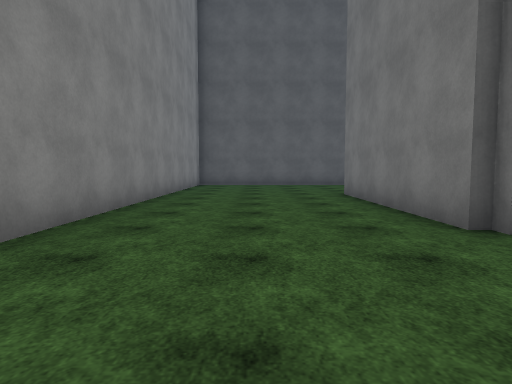
[1] (above)

16 first-person views from a walk through a Unity game level. The camera is 1.3 m above the floor, tilts 4° down and sees 75° across. The floor is counted in squares, 2 m on a side. Each view is taken from the middle of a square. On the plan, view 1 faces up. The plan holds only what a view shows up to about 10 squares ahead; the rest is blank. The place goes on beyond the plan. The player is left out. Surface patterns are stand-ins for the level's own textures.

[2]
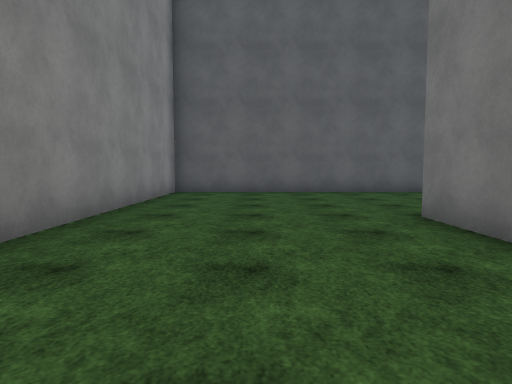

[3]
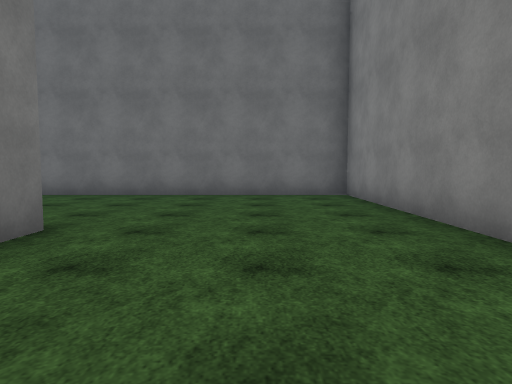

[4]
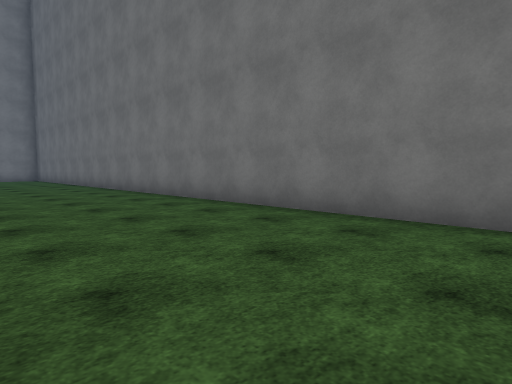

[5]
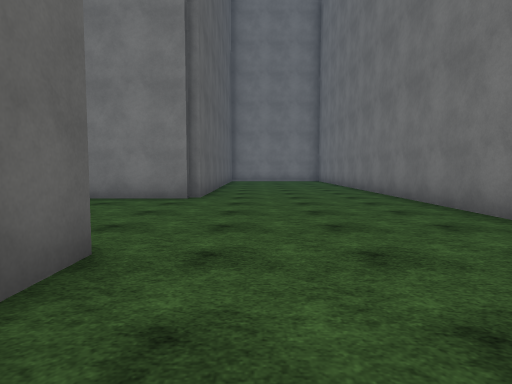

[6]
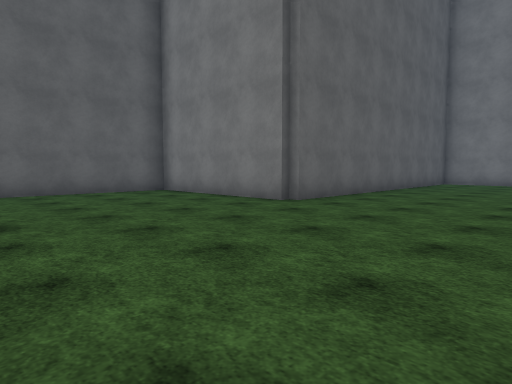

[7]
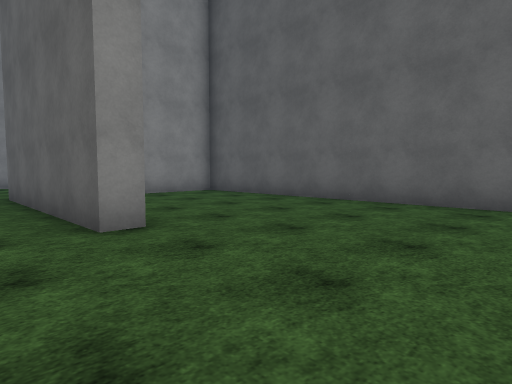

[8]
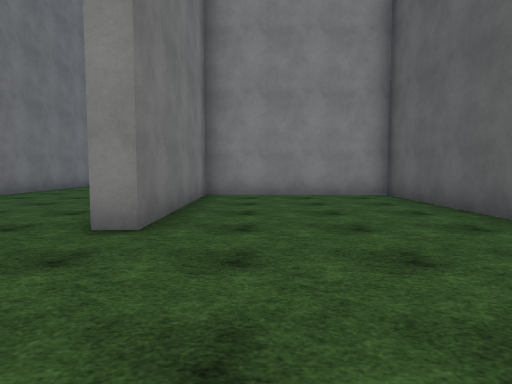

[9]
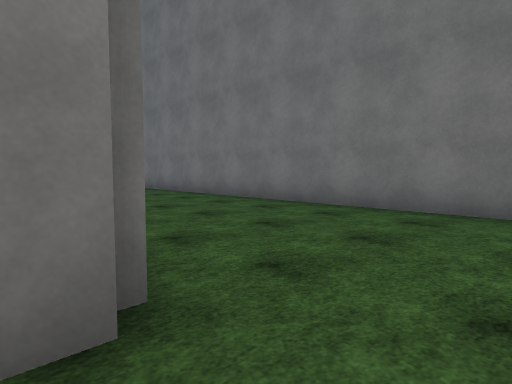

[10]
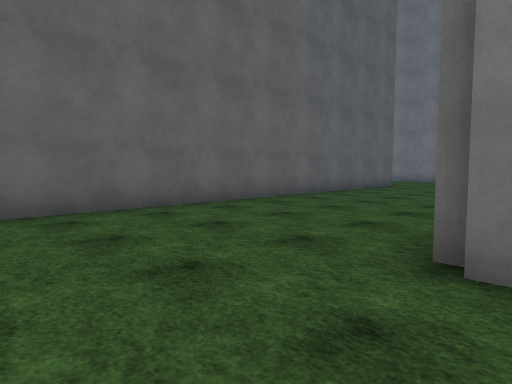

[11]
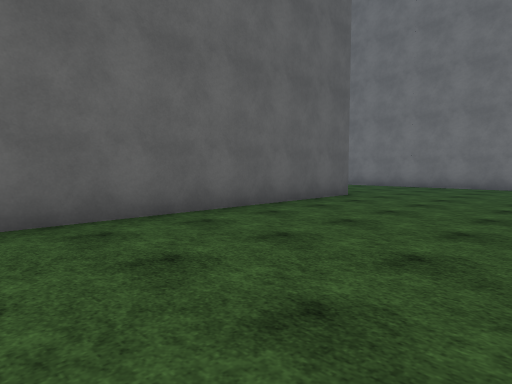

[12]
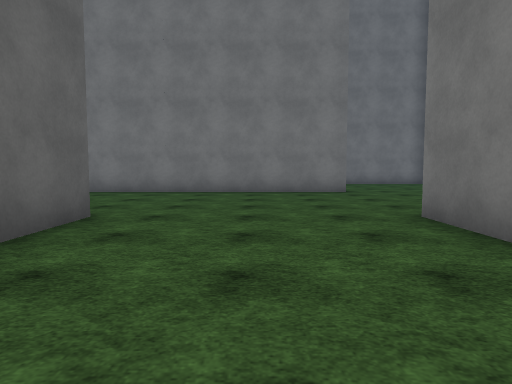

[13]
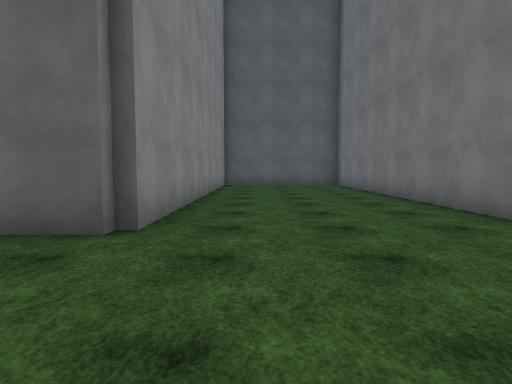

[14]
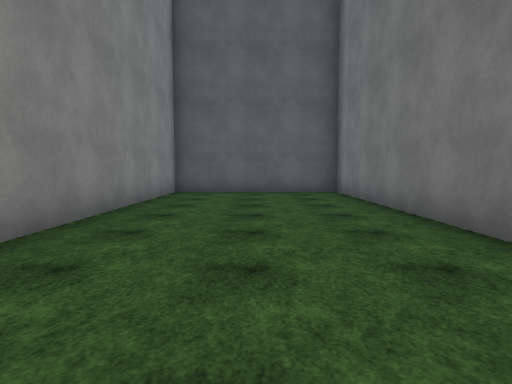

[15]
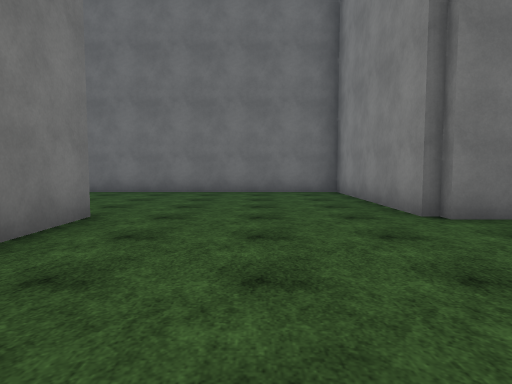

[16]
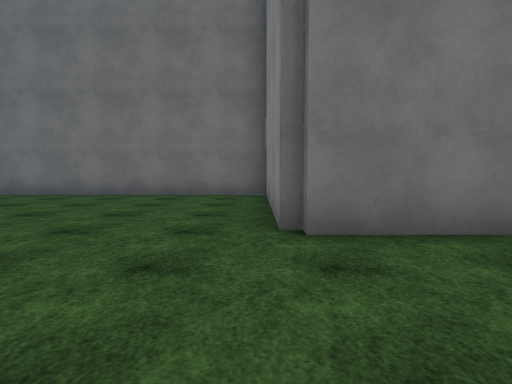

### Floor plan
Points are (right, up) in squares from view 1. A wall is a line through its corners. A room is listed if a view was taken in it or the views show most of it. See-through windows are left out.
Room 1 (views 1, 2, 3, 4, 5, 6, 7, 8, 9, 10, 11, 12, 13, 14, 15, 16)
walls: (10.4, 8.7) (12.5, 8.7); (12, 8.3) (2.8, 8.3) (2.8, 3.8) (7.5, 3.8) (7.5, 3.2) (2.5, 3.2); (12.8, 8.5) (12.8, 3.8) (17.5, 3.8); (12.2, 3.4) (12.2, 8); (2.3, 3.5) (2.3, 8.5); (12.6, 13.2) (-2.2, 13.2) (-2.2, -1.3) (17.5, -1.3); (17.3, 8.4) (17.3, 23.2) (12.8, 23.2) (12.8, 13.5); (17, 3.2) (12.5, 3.2)

Where each view was taken, in squares from view 1:
view 1: 0 up, 0 right, facing up
view 2: 4 up, 0 right, facing up
view 3: 7 up, 0 right, facing down
view 4: 3 up, 2 right, facing down-right
view 5: 2 up, 5 right, facing right
view 6: 1 down, 7 right, facing up-right
view 7: 2 up, 11 right, facing up-left
view 8: 5 up, 11 right, facing left
view 9: 4 up, 11 right, facing down-right
view 10: 8 up, 0 right, facing up-right
view 11: 9 up, 5 right, facing up-right
view 12: 11 up, 8 right, facing right
view 13: 10 up, 14 right, facing up
view 14: 14 up, 15 right, facing up
view 15: 13 up, 15 right, facing down
view 16: 12 up, 13 right, facing down
